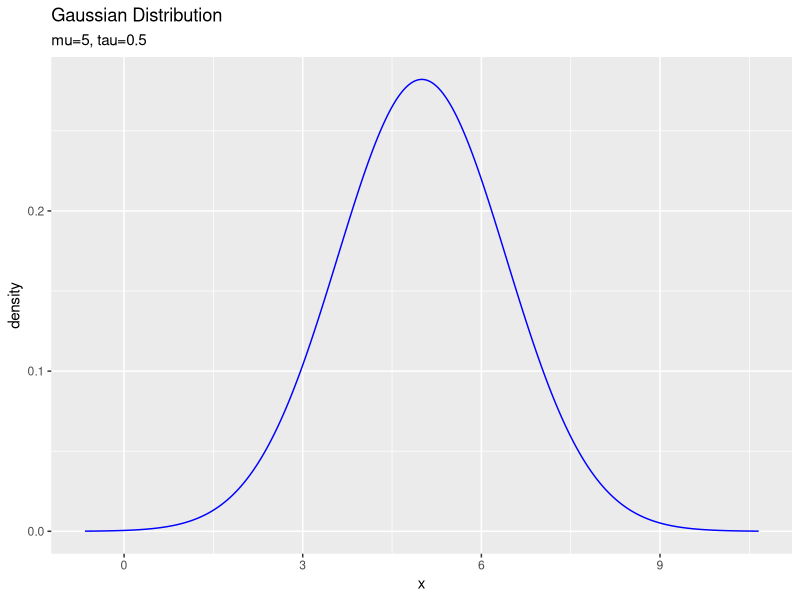
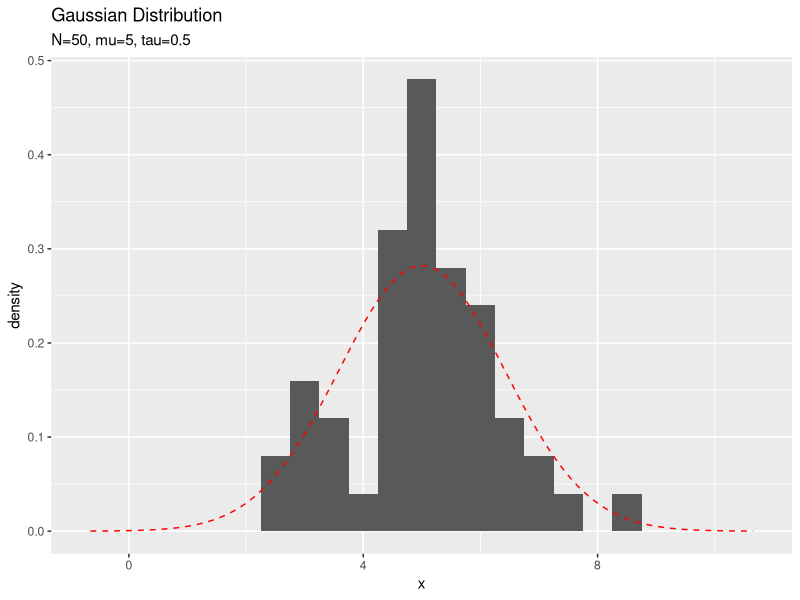
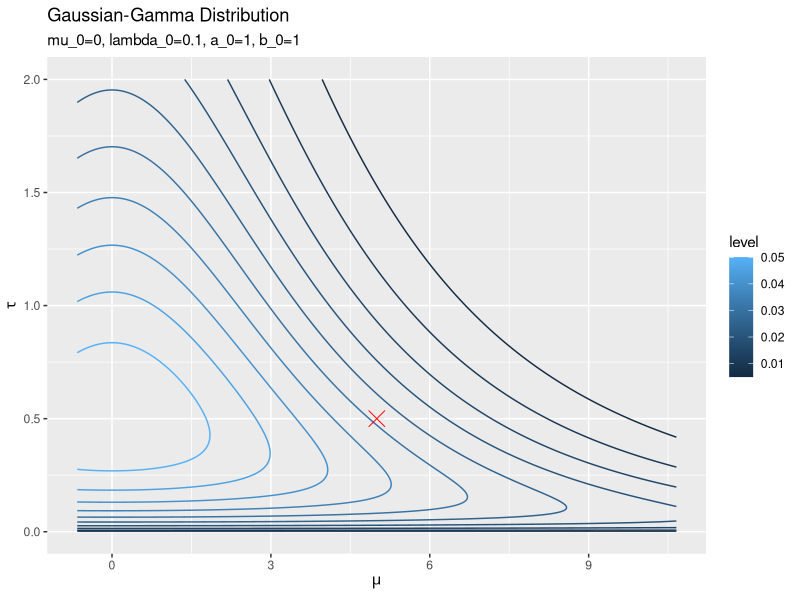
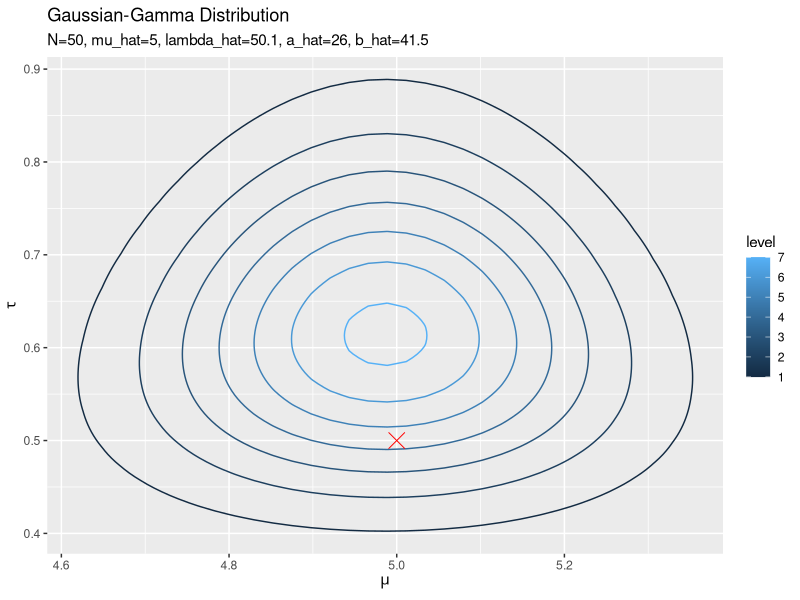
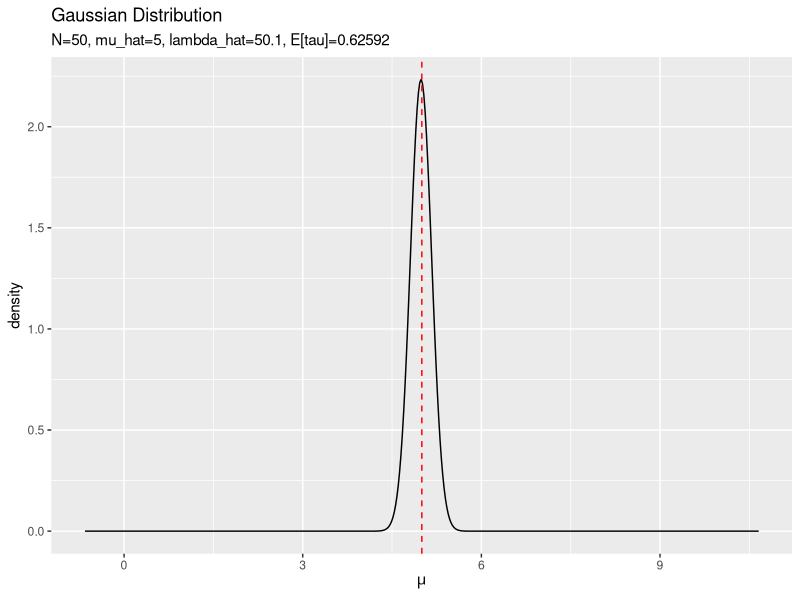
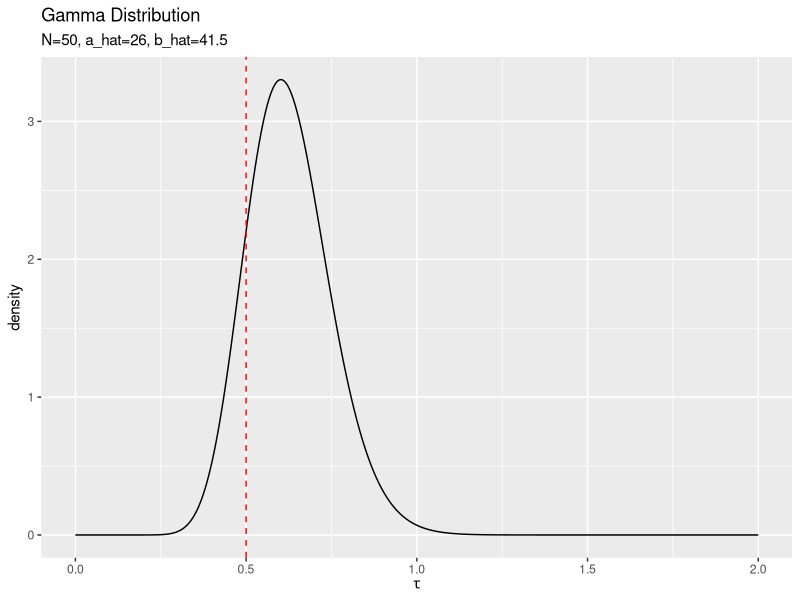
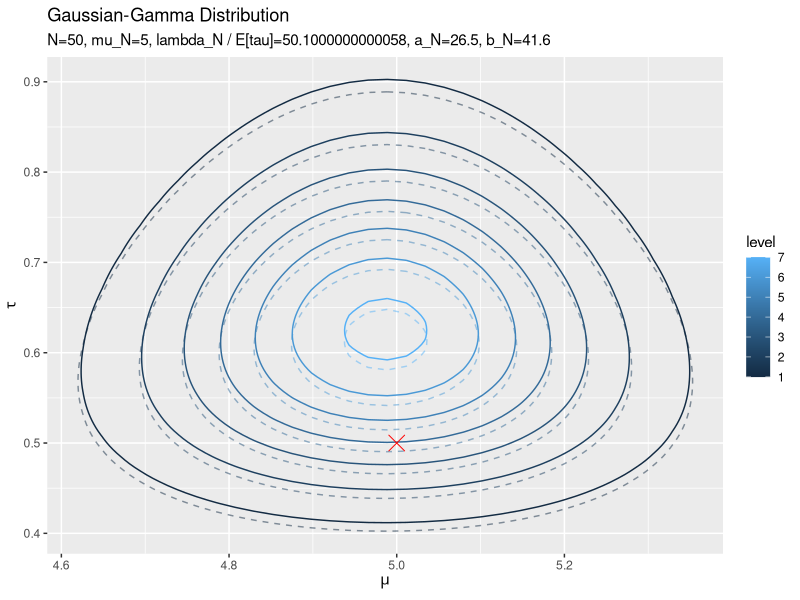
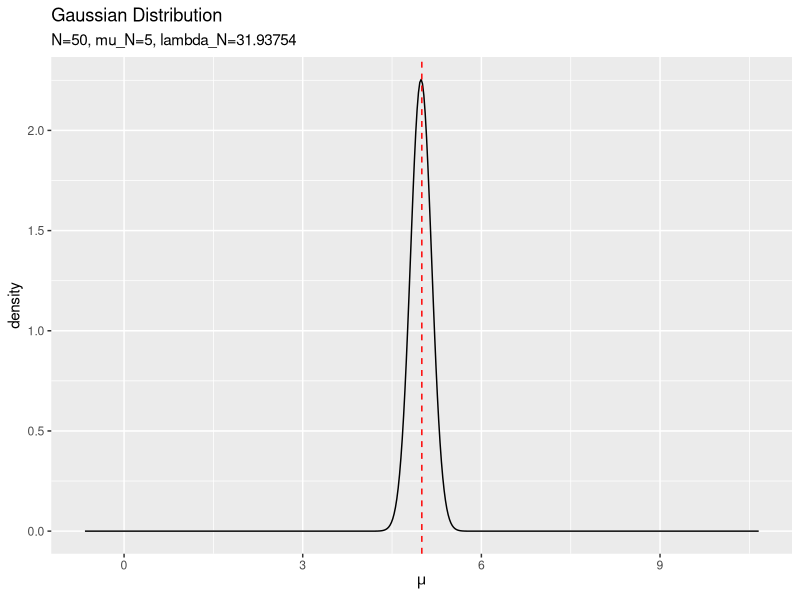

Source code (R) for these figures, in order:

# 10.1.3 一変数ガウス分布の変分推論 ----------------------------------------------------

# 10.1.3で利用するパッケージ
library(tidyverse)


### 真の分布(1次元ガウス分布)の設定 -----

# 真の平均パラメータを指定
mu_truth <- 5

# 真の精度パラメータを指定
tau_truth <- 0.5
sqrt(1 / tau_truth) # 標準偏差


# 作図用のxの値を作成
x_vec <- seq(
  mu_truth - 4 * sqrt(1 / tau_truth), 
  mu_truth + 4 * sqrt(1 / tau_truth), 
  length.out = 1000
)

# 真の分布を計算
model_df <- tibble(
  x = x_vec, 
  density = dnorm(x = x, mean = mu_truth, sd = sqrt(1 / tau_truth))
)

# 真の分布を作図
ggplot(model_df, aes(x = x, y = density)) + 
  geom_line(color = "blue") + # 真の分布
  labs(title = "Gaussian Distribution", 
       subtitle = paste0("mu=", mu_truth, ", tau=", tau_truth))


### データの生成 -----

# (観測)データ数を指定
N <- 50

# ガウス分布に従うデータを生成
x_n <- rnorm(n = N, mean = mu_truth, sd = sqrt(1 / tau_truth))

# 観測データを確認
summary(x_n)


# 観測データをデータフレームに格納
data_df <- tibble(x_n = x_n)

# 観測データのヒストグラムを作成
ggplot() + 
  #geom_histogram(data = data_df, aes(x = x_n), binwidth = 0.5) + # 観測データ:(度数)
  geom_histogram(data = data_df, aes(x = x_n, y = ..density..), binwidth = 0.5) + # 観測データ:(相対度数)
  geom_line(data = model_df, aes(x = x, y = density), 
            color = "red", linetype = "dashed") + # 真の分布:(相対度数用)
  labs(title = "Gaussian Distribution", 
       subtitle = paste0("N=", N, ", mu=", mu_truth, ", tau=", tau_truth), 
       x = "x")


### 事前分布(ガウス-ガンマ分布)の設定 -----

# muの事前分布のパラメータを指定
mu_0 <- 0
lambda_0 <- 0.1

# tauの事前分布のパラメータを指定
a_0 <- 1
b_0 <- 1


# 作図用のmuの値を作成
mu_vec <- seq(
  mu_truth - 4 * sqrt(1 / tau_truth), 
  mu_truth + 4 * sqrt(1 / tau_truth), 
  length.out = 500
)

# 作図用のtauの値を作成
tau_vec <- seq(0, 4 * tau_truth, length.out = 500)

# 作図用の点を作成
mu_tau_point_mat <- cbind(
  mu = rep(mu_vec, times = length(tau_vec)), 
  tau = rep(tau_vec, each = length(mu_vec))
)


# 真のパラメータをデータフレームに格納
true_params_df <- tibble(mu = mu_truth, tau = tau_truth)


# 同時事前分布を計算
prior_df <- tibble(
  mu = mu_tau_point_mat[, 1], 
  tau = mu_tau_point_mat[, 2], 
  N_dens = dnorm(x = mu, mean = mu_0, sd = sqrt(1 / lambda_0 / tau)), # muの事前分布
  Gam_dens = dgamma(x = tau, shape = a_0, rate = b_0), # tauの事前分布
  density = N_dens * Gam_dens
)

# 事前分布を作図
ggplot() + 
  geom_contour(data = prior_df, aes(x = mu, y = tau, z = density, color = ..level..)) + # 事前分布
  geom_point(data = true_params_df, aes(x = mu, y = tau), 
             color = "red", shape = 4, size = 5) + # 真の値
  labs(title = "Gaussian-Gamma Distribution", 
       subtitle = paste0("mu_0=", mu_0, ", lambda_0=", lambda_0, 
                         ", a_0=", a_0, ", b_0=", b_0), 
       x = expression(mu), y = expression(tau))


### 真の事後分布(ガウス-ガンマ分布)の計算 -----

# muの真の事後分布のパラメータを計算
lambda_hat <- lambda_0 + N
mu_hat <- (lambda_0 * mu_0 + sum(x_n)) / lambda_hat

# lambdaの真の事後分布のパラメータを計算
a_hat <- a_0 + 0.5 * N
b_hat <- b_0 + 0.5 * (sum(x_n^2) + lambda_0 * mu_0^2 - lambda_hat * mu_hat^2)


# 真の同時事後分布を計算
true_posterior_df <- tibble(
  mu = mu_tau_point_mat[, 1], 
  tau = mu_tau_point_mat[, 2], 
  N_dens = dnorm(x = mu, mean = mu_hat, sd = sqrt(1 / lambda_hat / tau)), # muの真の事後分布
  Gam_dens = dgamma(x = tau, shape = a_hat, rate = b_hat), # tauの真の事後分布
  density = N_dens * Gam_dens
)

# 真の事後分布を作図
ggplot() + 
  geom_contour(data = true_posterior_df, aes(x = mu, y = tau, z = density, color = ..level..)) + # 真の事後分布
  geom_point(data = true_params_df, aes(x = mu, y = tau), 
             color = "red", shape = 4, size = 5) + # 真の値
  labs(title = "Gaussian-Gamma Distribution", 
       subtitle = paste0("N=", N, 
                         ", mu_hat=", round(mu_hat, 1), ", lambda_hat=", lambda_hat, 
                         ", a_hat=", a_hat, ", b_hat=", round(b_hat, 1)), 
       x = expression(mu), y = expression(tau))


# muの真の事後分布を作図
tibble(
  mu = mu_vec, 
  N_dens = dnorm(x = mu, mean = mu_hat, sd = sqrt(1 / (lambda_hat * a_hat / b_hat)))
) %>% 
  ggplot(aes(x = mu, y = N_dens)) + 
    geom_line() + # muの真の事後分布
    geom_vline(xintercept = mu_truth, color = "red", linetype = "dashed") + # muの真の値
    labs(title = "Gaussian Distribution", 
         subtitle = paste0("N=", N, 
                           ", mu_hat=", round(mu_hat, 1), 
                           ", lambda_hat=", lambda_hat, 
                           ", E[tau]=", round(a_hat / b_hat, 5)), 
         x = expression(mu), y = "density")

# tauの真の事後分布を作図
tibble(
  tau = tau_vec, 
  Gam_dens = dgamma(x = tau, shape = a_hat, rate = b_hat)
) %>% 
  ggplot(aes(x = tau, y = Gam_dens)) + 
    geom_line() + # tauの真の事後分布
    geom_vline(xintercept = tau_truth, color = "red", linetype = "dashed") + # tauの真の値
    labs(title = "Gamma Distribution", 
         subtitle = paste0("N=", N, ", a_hat=", a_hat, ", b_hat=", round(b_hat, 1)), 
         x = expression(tau), y = "density")


### 推論処理 -----

# 試行回数を指定
MaxIter <- 5

# 初期値を代入
mu_N <- mu_0
lambda_N <- lambda_0 * a_0 / b_0
a_N <- a_0
b_N <- b_0

# 推移の確認用の受け皿を作成
trace_mu_i     <- rep(0, MaxIter * 2 + 1)
trace_lambda_i <- rep(0, MaxIter * 2 + 1)
trace_a_i      <- rep(0, MaxIter * 2 + 1)
trace_b_i      <- rep(0, MaxIter * 2 + 1)

# 初期値を記録
trace_mu_i[1]     <- mu_0
trace_lambda_i[1] <- lambda_0
trace_a_i[1]      <- a_0
trace_b_i[1]      <- b_0

# 変分推論
for(i in 1:MaxIter) {
  
  # muの近似事後分布のパラメータを計算:式(10.26)(10.27)
  mu_N <- (lambda_0 * mu_0 + sum(x_n)) / (lambda_0 + N)
  lambda_N <- (lambda_0 + N) * a_N / b_N
  
  # i回目のmuの近似事後分布の更新後の結果を記録
  trace_mu_i[i * 2]     <- mu_N
  trace_lambda_i[i * 2] <- lambda_N
  trace_a_i[i * 2]      <- a_N
  trace_b_i[i * 2]      <- b_N
  
  
  # lambdaの近似事後分布のパラメータを計算:式(10.29)(10.30)
  a_N <- a_0 + 0.5 * (N + 1)
  term_x <- 0.5 * (lambda_0 * mu_0^2 + sum(x_n^2))
  term_mu2 <- 0.5 * (lambda_0 + N) * mu_N^2 + 1 / lambda_N
  term_mu <- (lambda_0 * mu_0 + sum(x_n)) * mu_N
  b_N <- b_0 + term_x + term_mu2 - term_mu
  
  # i回目のlambdaの近似事後分布の更新後の結果を記録
  trace_mu_i[i * 2 + 1]     <- mu_N
  trace_lambda_i[i * 2 + 1] <- lambda_N
  trace_a_i[i * 2 + 1]      <- a_N
  trace_b_i[i * 2 + 1]      <- b_N
  
  # 動作確認
  #print(paste0(i, ' (', round(i / MaxIter * 100, 1), '%)'))
}


### 推論結果の確認 -----

# 同時近似事後分布を計算
posterior_df <- tibble(
  mu = mu_tau_point_mat[, 1], 
  tau = mu_tau_point_mat[, 2], 
  N_dens = dnorm(x = mu, mean = mu_N, sd = sqrt(1 / (lambda_N * b_N / a_N * tau))), # muの近似事後分布
  Gam_dens = dgamma(x = tau, shape = a_N, rate = b_N), # tauの近似事後分布
  density = N_dens * Gam_dens
)

# 近似事後分布を作図
ggplot() + 
  geom_contour(data = posterior_df, aes(x = mu, y = tau, z = density, color = ..level..)) + # 近似事後分布
  geom_contour(data = true_posterior_df, aes(x = mu, y = tau, z = density, color = ..level..), 
               alpha = 0.5, linetype = "dashed") + # 真の事後分布
  geom_point(data = true_params_df, aes(x = mu, y = tau), 
             color = "red", shape = 4, size = 5) + # 真の値
  labs(title = "Gaussian-Gamma Distribution", 
       subtitle = paste0("N=", N, 
                         ", mu_N=", round(mu_N, 1), ", lambda_N / E[tau]=", lambda_N * b_N / a_N, 
                         ", a_N=", a_N, ", b_N=", round(b_N, 1)), 
       x = expression(mu), y = expression(tau))


# muの近似事後分布を作図
tibble(
  mu = mu_vec, 
  N_dens = dnorm(x = mu, mean = mu_N, sd = sqrt(1 / lambda_N))
) %>% 
  ggplot(aes(x = mu, y = N_dens)) + 
    geom_line() + # muの近似事後分布
    geom_vline(xintercept = mu_truth, color = "red", linetype = "dashed") + # muの真の値
    labs(title = "Gaussian Distribution", 
         subtitle = paste0("N=", N, 
                           ", mu_N=", round(mu_N, 1), 
                           ", lambda_N=", round(lambda_N, 5)), 
        x = expression(mu), y = "density")

# tauの近似事後分布を作図
tibble(
  tau = tau_vec, 
  Gam_dens = dgamma(x = tau, shape = a_N, rate = b_N)
) %>% 
  ggplot(aes(x = tau, y = Gam_dens)) + 
    geom_line() + # tauの近似事後分布
    geom_vline(xintercept = tau_truth, color = "red", linetype = "dashed") + # tauの真の値
    labs(title = "Gamma Distribution", 
         subtitle = paste0("N=", N, ", a_N=", a_N, ", b_N=", round(b_N, 1)), 
         x = expression(tau), y = "density")


# 値を確認
mu_hat; mu_N
lambda_hat; lambda_N * b_N / a_N
lambda_hat * a_hat / b_hat; lambda_N
a_hat; a_N
b_hat; b_N
a_hat / b_hat; a_N / b_N


### 超パラメータの推移の確認 -----

# mu_Nの推移を作図
tibble(
  iteration = 0:(MaxIter * 2) * 0.5, 
  value = trace_mu_i
) %>% 
  ggplot(aes(x = iteration, y = value)) + 
    geom_line() + 
    labs(title = "Variational Inference", 
         subtitle = expression(mu[N]))

# lambda_Nの推移を作図
tibble(
  iteration = 0:(MaxIter * 2) * 0.5, 
  value = trace_lambda_i
) %>% 
  ggplot(aes(x = iteration, y = value)) + 
    geom_line() + 
    labs(title = "Variational Inference", 
         subtitle = expression(lambda[N]))

# a_Nの推移を作図
tibble(
  iteration = 0:(MaxIter * 2) * 0.5, 
  value = trace_a_i
) %>% 
  ggplot(aes(x = iteration, y = value)) + 
    geom_line() + 
    labs(title = "Variational Inference", 
         subtitle = expression(a[N]))

# b_Nの推移を作図
tibble(
  iteration = 0:(MaxIter * 2) * 0.5, 
  value = trace_b_i
) %>% 
  ggplot(aes(x = iteration, y = value)) + 
    geom_line() + 
    labs(title = "Variational Inference", 
         subtitle = expression(b[N]))


# ・アニメーションによる推移の確認 --------------------------------------------------------

# 追加パッケージ
library(gganimate)


# 作図用のデータフレームを作成
trace_posterior_df <- tibble()
for(i in 1:(MaxIter * 2 + 1)) {
  
  # i回目の近似事後分布を計算
  tmp_posterior_df <- tibble(
    mu = mu_tau_point_mat[, 1], 
    tau = mu_tau_point_mat[, 2], 
    N_dens = dnorm(
      x = mu, 
      mean = trace_mu_i[i], 
      sd = sqrt(1 / (trace_lambda_i[i] * trace_b_i[i] / trace_a_i[i] * tau))
    ), # muの近似事後分布
    Gam_dens = dgamma(x = tau, shape = trace_a_i[i], rate = trace_b_i[i]), # tauの近似事後分布
    density = N_dens * Gam_dens, 
    label = as.factor(
      paste0("iter:", (i - 1) * 0.5, ", N=", N, 
             ", mu_N=", round(trace_mu_i[i], 1), ", lambda_N=", round(trace_lambda_i[i], 5), 
             ", a_N=", trace_a_i[i], ", b_N=", round(trace_b_i[i], 1))
    ) # フレーム切替用のラベル
  )
  
  # 結合
  trace_posterior_df <- rbind(trace_posterior_df, tmp_posterior_df)
  
  # 動作確認
  print(paste0((i - 1) * 0.5, ' (', round((i - 1) * 0.5 / MaxIter * 100, 1), '%)'))
}


# 近似事後分布を作図
trace_graph <- ggplot() + 
  geom_contour(data = trace_posterior_df, aes(x = mu, y = tau, z = density, color = ..level..)) + # 近似事後分布
  geom_contour(data = true_posterior_df, aes(x = mu, y = tau, z = density, color = ..level..), 
               alpha = 0.5, linetype = "dashed") + # 真の事後分布
  geom_point(data = true_params_df, aes(x = mu, y = tau), color = "red", shape = 4, size = 5) + # 真の値
  gganimate::transition_manual(label) + # フレーム
  labs(title = "Gaussian-Gamma Distribution", 
       subtitle = "{current_frame}", 
       x = expression(mu), y = expression(tau))


# gif画像を作成
gganimate::animate(trace_graph, nframes = MaxIter * 2 + 1, fps = 5)
